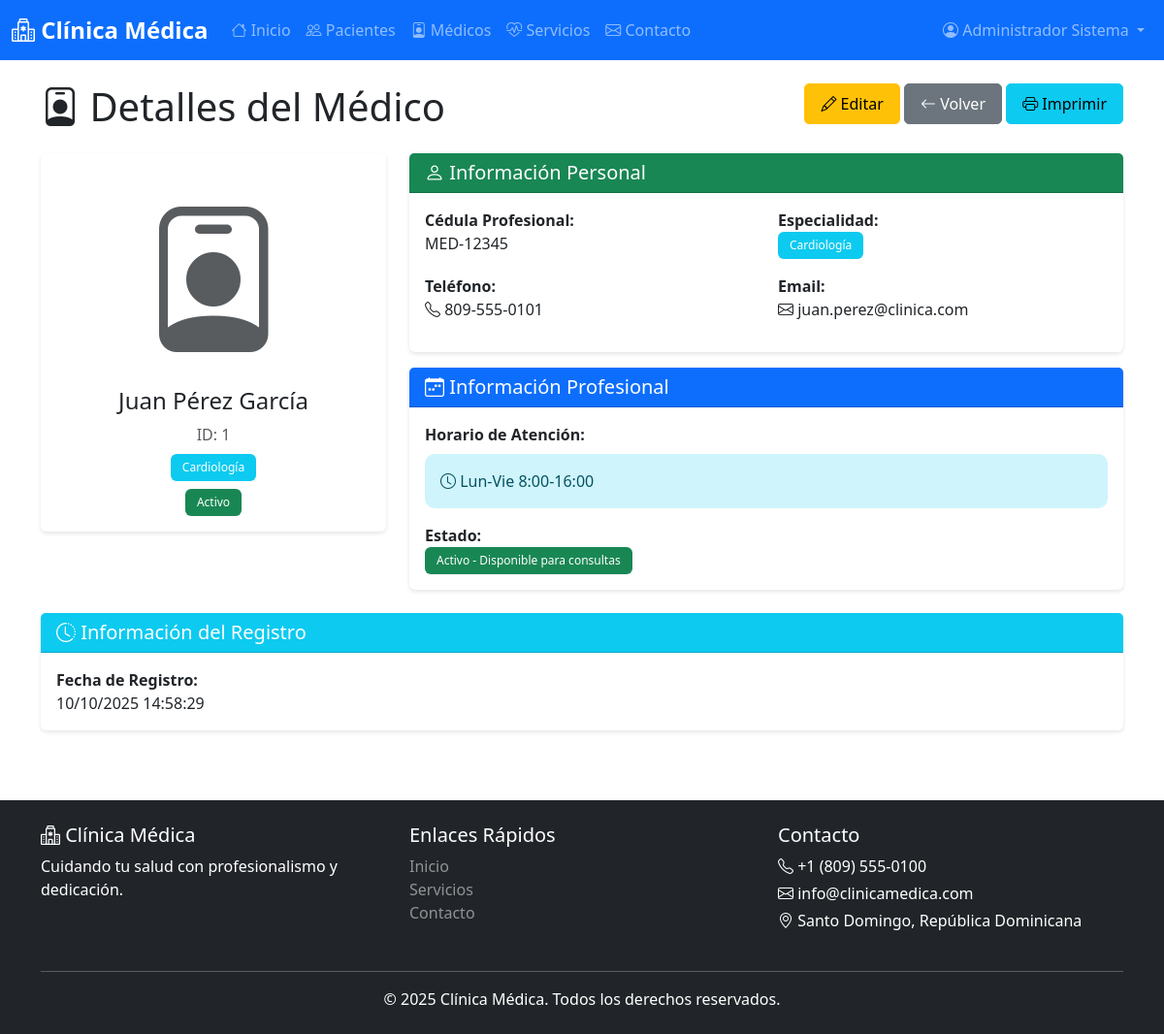
The app's page /pages/medicos/view.php?id=1 (signed in) with its own data.
### tables this page shows
CREATE TABLE IF NOT EXISTS medicos (
    id INT AUTO_INCREMENT PRIMARY KEY,
    nombre VARCHAR(100) NOT NULL,
    apellido VARCHAR(100) NOT NULL,
    especialidad VARCHAR(100) NOT NULL,
    cedula_profesional VARCHAR(50) NOT NULL UNIQUE,
    telefono VARCHAR(20) NOT NULL,
    email VARCHAR(100) NOT NULL UNIQUE,
    direccion TEXT,
    horario_atencion VARCHAR(100),
    foto VARCHAR(255) DEFAULT NULL,
    fecha_registro TIMESTAMP DEFAULT CURRENT_TIMESTAMP,
    activo TINYINT(1) DEFAULT 1
);

### pages/medicos/view.php (the view, shortened to what this page needs)
<?php
require_once __DIR__ . '/../../includes/header.php';
$conn = getConnection();
$id = (int)($_GET['id'] ?? 0);
$query = "SELECT * FROM medicos WHERE id = $id";
$result = $conn->query($query);
$medico = $result->fetch_assoc();
?>
<div class="container">
    <div class="row mb-4">
        <div class="col">
            <h1 class="mb-0">
                <i class="bi bi-person-badge"></i> Detalles del Médico
            </h1>
        </div>
        <div class="col-auto">
            <a href="edit.php?id=<?php echo $id; ?>" class="btn btn-warning">
                <i class="bi bi-pencil"></i> Editar
            </a>
            <a href="index.php" class="btn btn-secondary">
                <i class="bi bi-arrow-left"></i> Volver
            </a>
            <button onclick="window.print()" class="btn btn-info no-print">
                <i class="bi bi-printer"></i> Imprimir
            </button>
        </div>
    </div>
    <div class="row">
        <div class="col-md-4 mb-4">
            <div class="card">
                <div class="card-body text-center">
                    <?php if ($medico['foto']): ?>
                    <img src="/fourthBim/4. final_project/uploads/medicos/<?php echo htmlspecialchars($medico['foto']); ?>"
                         class="profile-img mb-3" alt="Foto del médico">
                    <?php else: ?>
                    <i class="bi bi-person-badge text-muted" style="font-size: 150px;"></i>
                    <?php endif; ?>
                    <h4><?php echo htmlspecialchars($medico['nombre'] . ' ' . $medico['apellido']); ?></h4>
                    <p class="text-muted mb-2">ID: <?php echo $medico['id']; ?></p>
                    <span class="badge bg-info mb-2"><?php echo htmlspecialchars($medico['especialidad']); ?></span>
                    <br>
                    <?php if ($medico['activo']): ?>
                    <span class="badge bg-success">Activo</span>
                    <?php else: ?>
                    <span class="badge bg-secondary">Inactivo</span>
                    <?php endif; ?>
                </div>
            </div>
        </div>
        <div class="col-md-8 mb-4">
            <div class="card mb-3">
                <div class="card-header bg-success text-white">
                    <h5 class="mb-0"><i class="bi bi-person"></i> Información Personal</h5>
                </div>
                <div class="card-body">
                    <div class="row">
                        <div class="col-md-6 mb-3">
                            <strong>Cédula Profesional:</strong><br>
                            <?php echo htmlspecialchars($medico['cedula_profesional']); ?>
                        </div>
                        <div class="col-md-6 mb-3">
                            <strong>Especialidad:</strong><br>
                            <span class="badge bg-info"><?php echo htmlspecialchars($medico['especialidad']); ?></span>
                        </div>
                        <div class="col-md-6 mb-3">
                            <strong>Teléfono:</strong><br>
                            <i class="bi bi-telephone"></i> <?php echo htmlspecialchars($medico['telefono']); ?>
                        </div>
                        <div class="col-md-6 mb-3">
                            <strong>Email:</strong><br>
                            <i class="bi bi-envelope"></i> <?php echo htmlspecialchars($medico['email']); ?>
                        </div>
                    </div>
                </div>
            </div>
            <div class="card">
                <div class="card-header bg-primary text-white">
                    <h5 class="mb-0"><i class="bi bi-calendar-week"></i> Información Profesional</h5>
                </div>
                <div class="card-body">
                    <div class="mb-3">
                        <strong>Horario de Atención:</strong><br>
                        <?php if ($medico['horario_atencion']): ?>
                        <div class="alert alert-info mt-2 mb-0">
                            <i class="bi bi-clock"></i> <?php echo htmlspecialchars($medico['horario_atencion']); ?>
                        </div>
                        <?php else: ?>
                        <span class="text-muted">No especificado</span>
                        <?php endif; ?>
                    </div>
                    <div>
                        <strong>Estado:</strong><br>
                        <?php if ($medico['activo']): ?>
                        <span class="badge bg-success">Activo - Disponible para consultas</span>
                        <?php else: ?>
                        <span class="badge bg-secondary">Inactivo - No disponible</span>
                        <?php endif; ?>
                    </div>
                </div>
            </div>
        </div>
    </div>
    <div class="card">
        <div class="card-header bg-info text-white">
            <h5 class="mb-0"><i class="bi bi-clock-history"></i> Información del Registro</h5>
        </div>
        <div class="card-body">
            <div class="row">
                <div class="col-md-6">
                    <strong>Fecha de Registro:</strong><br>
                    <?php echo date('d/m/Y H:i:s', strtotime($medico['fecha_registro'])); ?>
                </div>
            </div>
        </div>
    </div>
</div>
<?php
require_once __DIR__ . '/../../includes/footer.php';
?>

### assets/css/style.css (style rules this page uses)
:root { --primary-color: #0d6efd; --secondary-color: #6c757d; --success-color: #198754; --danger-color: #dc3545; --warning-color: #ffc107; --info-color: #0dcaf0; }
body { min-height: 100vh; display: flex; flex-direction: column; }
.card { transition: transform 0.3s ease, box-shadow 0.3s ease; border: none; box-shadow: 0 2px 4px rgba(0,0,0,0.1); }
.btn { border-radius: 5px; padding: 0.5rem 1rem; transition: all 0.3s ease; }
.badge { padding: 0.5rem 0.75rem; font-weight: 500; }
.alert { border-radius: 10px; border: none; }

### records on screen
medicos: nombre+apellido "Juan Pérez García", id "1", especialidad "Cardiología", cedula_profesional "MED-12345", telefono "809-555-0101", email "juan.perez@clinica.com", horario_atencion "Lun-Vie 8:00-16:00", fecha_registro "10/10/2025 14:58:29"

### other values on screen
$currentUser['nombre'] "Administrador Sistema"
